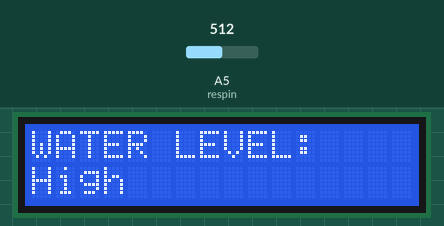
Recording of a sketch running on a simulated Arduino Uno, built with avr-gcc and run on an emulated ATmega328P. On the bench: 16×2 character LCD. The test bench sets the inputs (shaded band); at power-on: A5 (respin) = 512.

Above: at 1.2 s.
1.3 s: A5 (respin) set to 428
3.2 s: A5 (respin) set to 414
At 5.0 s:
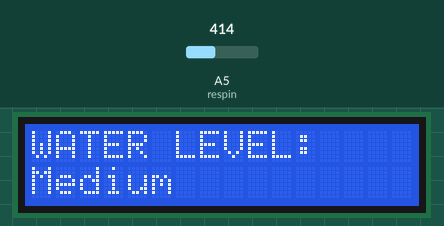
5.5 s: A5 (respin) set to 390
At 6.6 s:
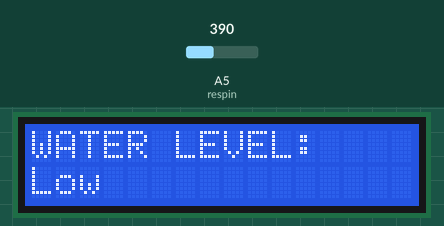
7.5 s: A5 (respin) set to 259
9.2 s: A5 (respin) set to 234
At 11.0 s:
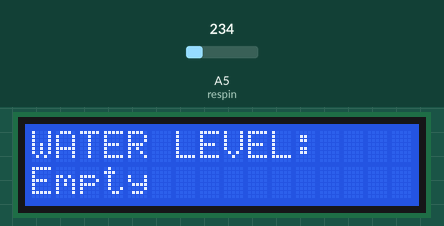
11.5 s: A5 (respin) set to 291
13.2 s: A5 (respin) set to 311
At 15.3 s:
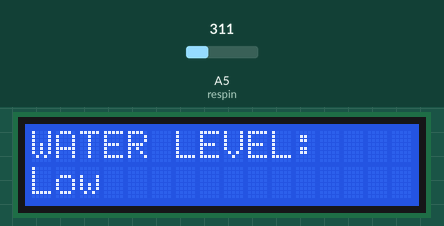
Timing chart, 0 to 16.5 s (numbered marks = the images above; inputs shaded):
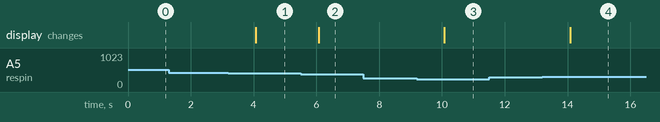

Measured:
- the behaviour switches between 421 and 420 on A5 (respin) (found by bisection; images 0 and 1)
- the behaviour switches between 251 and 250 on A5 (respin) (found by bisection; images 2 and 3)
- the behaviour switches between 300 and 301 on A5 (respin) (found by bisection; images 3 and 4)
- after the input at 1.3 s, every drawn part: stays the same
- after the input at 3.2 s, the display: changes after 0.88 s (image 1)
- after the input at 5.5 s, the display: changes after 0.58 s (image 2)
- after the input at 7.5 s, every drawn part: stays the same
- after the input at 9.2 s, the display: changes after 0.88 s (image 3)
- after the input at 11.5 s, every drawn part: stays the same
- after the input at 13.2 s, the display: changes after 0.88 s (image 4)

The sketch:

sketch_dec20a.ino
```cpp
// include the library code:
#include <LiquidCrystal.h>
// initialise the library with the numbers of the interface pins
LiquidCrystal lcd(12, 11, 5, 4, 3, 2);

int resval = 0;  // holds the value
int respin = A5; // sensor pin used

void setup()
{

  // set up the LCD's number of columns and rows:
  lcd.begin(16, 2);

  // Print a message to the LCD.
  lcd.print("WATER LEVEL: ");
}

void loop()
{
  // set the cursor to column 0, line 1
  lcd.setCursor(0, 1);

  resval = analogRead(respin); // Read data from analog pin and store it to resval variable

  if (resval <= 250)
  {
    lcd.println("Empty ");
  }
  else if (resval > 300 && resval <= 400) // i guess for the future its worth noting these values will change with mineral content of the water so how do you mitigate for that?
  {
    lcd.println("Low ");
  }
  else if (resval > 400 && resval <= 420)
  {
    lcd.println("Medium ");
  }
  else if (resval > 420)
  {
    lcd.println("High            ");
  }
  delay(1000);
}
```
